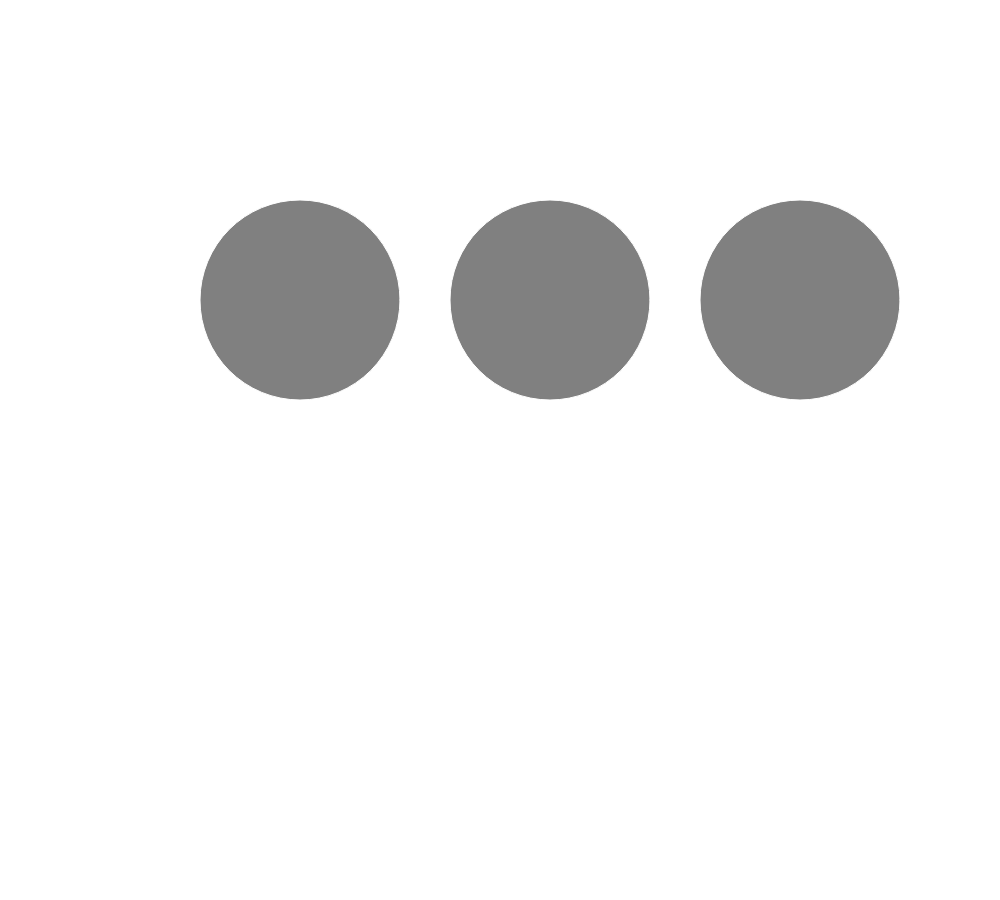
Frame 1 (no input)
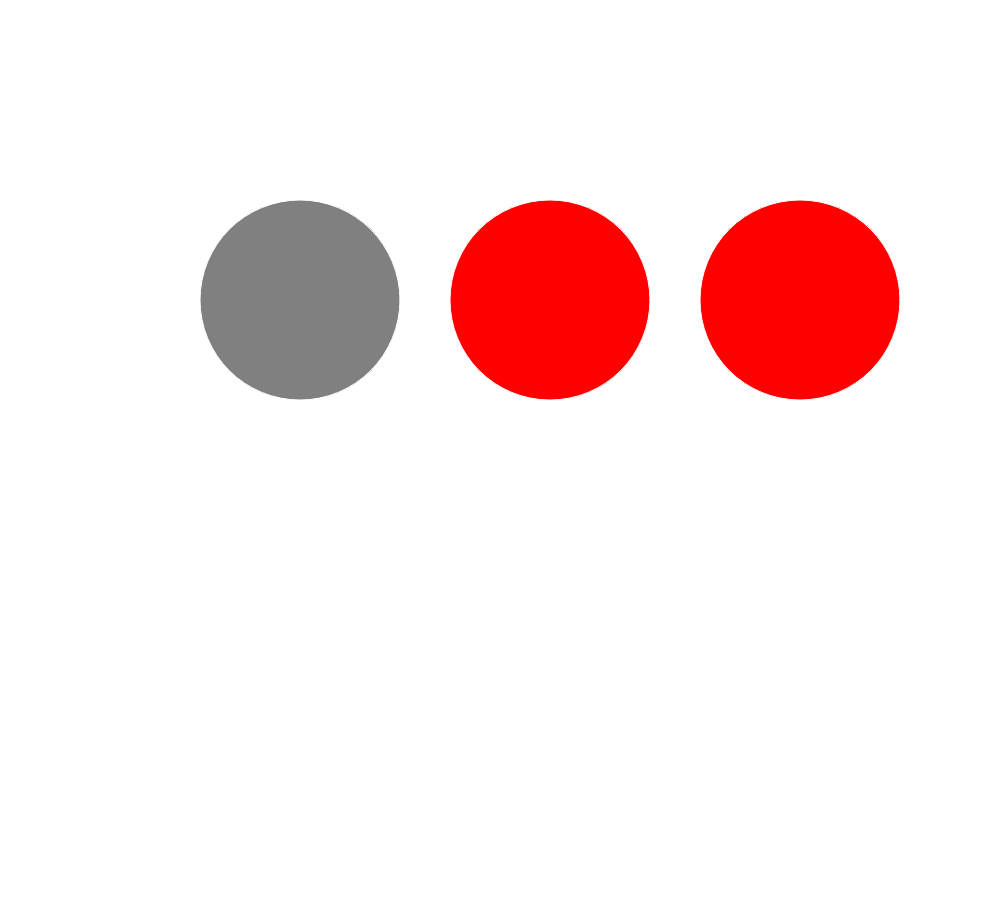
Frame 60 (no input)
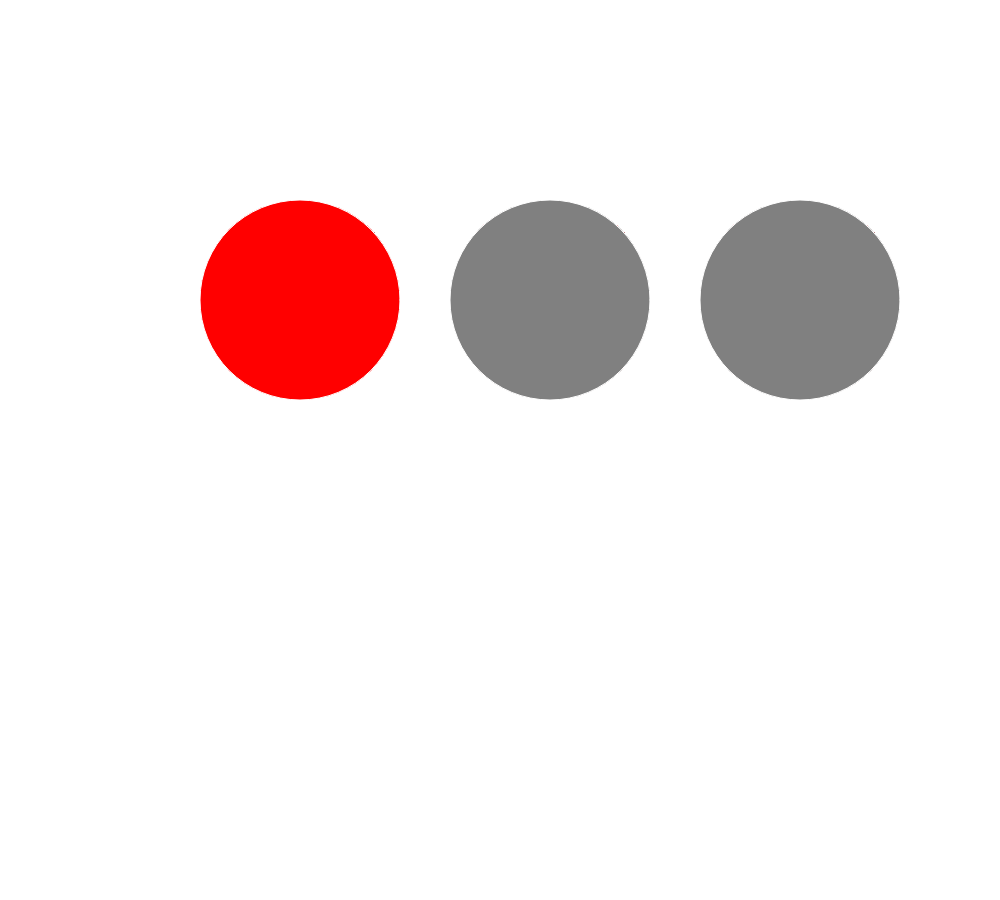
Frame 120 (the mouse pressed at the canvas centre since frame 60)

The p5.js sketch that drew these frames (run headless with seeded random() and noise() and a simulated clock; from frame 60 on, the mouse is pressed at the canvas centre):

// p5.js sketch
// ── sketch.js
var bubbles=[];
var numBubbles=3;
currentMills=0;
previousMillis1=0;
previousMillis2=0;
previousMillis3=0;
interval1=1000;
interval2=900;
interval3=800;


function setup() {
  createCanvas(1000, 900);      
  // frameRate(1);
  for (var i = 0; i<numBubbles;i++) {
      bubbles[i] = new Bubble((((i+1)*250)+50),300,200);
  }
  
  
}

function draw() {
  for (var j = 0; j<numBubbles;j++) {
  bubbles[j].display();

  }

  currentMills=millis();
  // console.log(currentMills);

  if (currentMills - previousMillis1 > interval1){
      bubbles[0].blink();
      previousMillis1=currentMills;
  }

    if (currentMills - previousMillis2 > interval2){
      bubbles[1].blink();
      previousMillis2=currentMills;
  }

    if (currentMills - previousMillis3 > interval3){
      bubbles[2].blink();
      previousMillis3=currentMills;
  }

}


function Bubble(x,y,radius) {
  this.x = x;
  this.y = y;
  this.radius=radius;
  this.fillColor=color('grey');
  this.fillGrey=true;

  this.display = function() {
        stroke(255);
        fill(this.fillColor);
        ellipse(this.x, this.y, this.radius);
  }

  this.blink = function() {
      if(this.fillGrey===true) {
        this.fillColor=color('red');
        this.fillGrey=false;
      }
      else {
        this.fillColor=color('grey');
        this.fillGrey=true;
      }
  }
}
